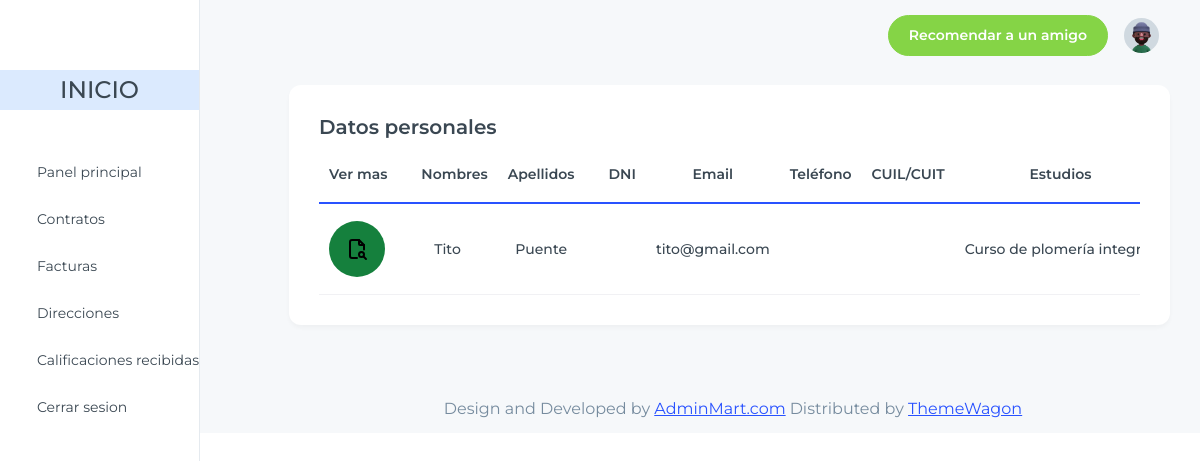
The page /home/prestador/datos/ (signed in) on the database its author committed.
### apps/prestador/models.py (models this page shows, shortened)
class Prestador(models.Model):
    estudios = models.TextField(max_length=500, null=True, blank=True)
    codFiscal = models.CharField(max_length=100, null=True, blank=True)
    CUIT = models.CharField(max_length=100, null=True, blank=True)
    rol_usuario = models.ForeignKey("usuario.Rol", on_delete=models.CASCADE, null=True, blank=True)

### apps/usuario/models.py (models this page shows, shortened)
class Rol(models.Model):
    ROLES = [
        (1, 'Quiero contratar un servicio'),
        (2, 'Quiero prestar servicio')
    ]
    rol = models.IntegerField(choices=ROLES)
    usuario = models.ForeignKey(Usuario, on_delete=models.CASCADE, related_name="roles")

class Usuario(AbstractUser):
    nombre = models.CharField(max_length=150, verbose_name="Nombre")
    apellido = models.CharField(max_length=150, verbose_name="Apellido")
    email = models.EmailField(unique=True, verbose_name="Correo electrónico")
    fecha_creacion = models.DateTimeField(auto_now_add=True, verbose_name="Fecha de creación")
    USERNAME_FIELD = 'email'
    REQUIRED_FIELDS = ['username', 'nombre', 'apellido']

### apps/prestador/views.py (the view)
# urls.py: path('prestador/datos/', PrestadorDatosView.as_view(), name='datos'),
class PrestadorDatosView(generic.TemplateView):
    template_name = 'prestador_datos_personales.html'
    def get_context_data(self, **kwargs):
        usuario_actual = self.request.user
        prestador = Prestador.objects.filter(rol_usuario__usuario=usuario_actual).first()
        context = super().get_context_data(**kwargs)
        context['usuario'] = usuario_actual
        context['prestador'] = prestador
        return context

### apps/prestador/templates/prestador_datos_personales.html (shortened to what this page needs)
{% extends 'index_prestador.html' %}
{% load static %}
{% block content %}
<div class="container-fluid">
  <div class='row'>
    <div class="col-lg-12 pl-1">
      <div class="card ">
        <div class="card-body ">
          <h5 class="card-title fs-6 font-semibold">Datos personales</h5>
            <div class="table-responsive">
              <table class="table text-nowrap align-middle mb-0">
                <thead>
                  <tr class="border-2 border-bottom border-primary border-0">
                    <th scope="col" class="text-center">Ver mas</th>
                    <th scope="col" class="ps-4">Nombres</th>
                    <th scope="col" class="text-center">Apellidos</th>
                    <th scope="col" class="ps-4">DNI</th>
                    <th scope="col" class="text-center">Email</th>
                    <th scope="col" class="text-center">Teléfono</th>
                    <th scope="col" class="text-center">CUIL/CUIT</th>
                    <th scope="col" class="text-center">Estudios</th>
                  </tr>
                </thead>
                <tbody class="table-group-divider">
                  <tr>
                    <td class="text-center fw-medium">
                      <button type="button" class="flex justify-center items-center text-white bg-green-700 hover:bg-green-800 focus:outline-none focus:ring-4 focus:ring-green-300 font-medium rounded-full px-3 py-3 dark:bg-green-600 dark:hover:bg-green-700 dark:focus:ring-green-800">
                        <img src="{% static 'images/dash/logos/file-search.svg' %}" alt="Ícono" class="w-6 h-6">
                      </button>
                    </td>
                    <td class="text-center fw-medium">{{ prestador.rol_usuario.usuario.nombre }}</td>
                    <td class="text-center fw-medium">{{ prestador.rol_usuario.usuario.apellido }}</td>
                    <td class="text-center fw-medium">{{ prestador.rol_usuario.usuario.dni }}</td>
                    <td class="text-center fw-medium">{{ prestador.rol_usuario.usuario.email }}</td>
                    <td class="text-center fw-medium">{{ prestador.rol_usuario.usuario.telefono }}</td>
                    <td class="text-center fw-medium">{{ prestador.cuit }}</td>
                    <td class="text-center fw-medium">{{ prestador.estudios }}</td>
                  </tr>
                </tbody>
              </table>
            </div>
        </div>
      </div>
    </div>
  </div>
</div>
{% endblock %}

### rows shown on the page
Prestador: rol_usuario.usuario.nombre "Tito", rol_usuario.usuario.apellido "Puente", rol_usuario.usuario.email "tito@gmail.com", estudios "Curso de plomería…"
